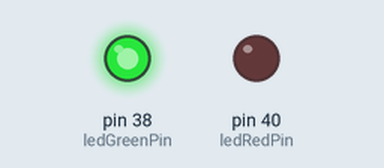
Recording of a program running on a simulated Raspberry Pi (header pin numbers). Parts: output pins drawn as LEDs (lit = HIGH). The camera gives no picture and a still takes 0.5 s; what the program prints to the terminal is not drawn.

Above: at 0.1 s.
Timing chart, 0 to 1.6 s (numbered marks = the images above):
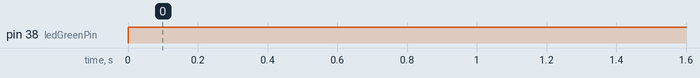

Measured:
- by itself, pin 38 (ledGreenPin): LOW → HIGH at 0.00 s

The program:

movement_detection.py
```python
# import the GPIO and time package
import RPi.GPIO as GPIO
import time
from datetime import datetime
from picamera import PiCamera


# Pin  Definitions

ledRedPin = 40
ledGreenPin = 38
pirSensorPin = 12


# Pin Setup
GPIO.setmode(GPIO.BOARD)
GPIO.setup(ledRedPin, GPIO.OUT)
GPIO.setup(ledGreenPin, GPIO.OUT)
GPIO.setup(pirSensorPin, GPIO.IN)


camera = PiCamera()


print("Program running... Press CTRL+C to exit")

try:

	while True:

		if GPIO.input(pirSensorPin):

			GPIO.output(ledRedPin, True)
			GPIO.output(ledGreenPin, False)
			print('Motion detected!')

			filePath = '/home/pi/Documents/is4151-is5451/lecture07'
			fileName =  datetime.now().strftime("%Y%m%d%H%M%S") + '.jpg'
			camera.capture(filePath + '/' + fileName)

			time.sleep(3)

		else:

			GPIO.output(ledRedPin, False)
			GPIO.output(ledGreenPin, True)

		time.sleep(0.1)

except KeyboardInterrupt:

    print("Program terminated!")

finally:

	GPIO.cleanup()
```
